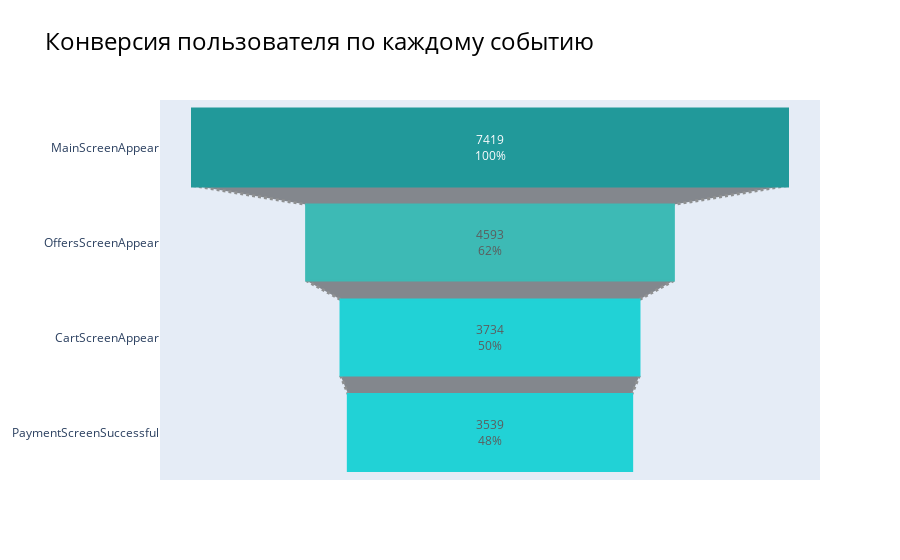

Write notebook code for a chart like this one.
### Code cell
#Строим диаграмму воронки
fig = go.Figure(go.Funnel(
    y = table['event_name'],
    x = table['user_id'],
    textposition = "inside",
    textinfo = "value+percent initial",
    opacity = 0.85, marker = {"color": ["#008B8B", "#20B2AA", "#00CED1", "#00CED1", "#B0E0E6"],
    "line": {"width": [4, 2, 2, 3, 1, 1], "color": ["#008B8B", "#20B2AA", "#00CED1", "#00CED1", "#B0E0E6"]}},
    connector = {"line": {"color": "#808080", "dash": "dot", "width": 3}})
    )
fig.update_layout(title=dict(text='Конверсия пользователя по каждому событию', 
                             font=dict(size=24, color='black')))
fig.show()

### Figure 1 — Plotly figure (JSON) as saved in the notebook; plotly's stock layout.template omitted (floating-point values rounded to 4 significant figures)
{"data": [{"connector": {"line": {"color": "#808080", "dash": "dot", "width": 3}}, "marker": {"color": ["#008B8B", "#20B2AA", "#00CED1", "#00CED1", "#B0E0E6"], "line": {"color": ["#008B8B", "#20B2AA", "#00CED1", "#00CED1", "#B0E0E6"], "width": [4, 2, 2, 3, 1, 1]}}, "opacity": 0.85, "textinfo": "value+percent initial", "textposition": "inside", "type": "funnel", "x": [7419, 4593, 3734, 3539], "y": ["MainScreenAppear", "OffersScreenAppear", "CartScreenAppear", "PaymentScreenSuccessful"]}], "layout": {"autosize": true, "title": {"font": {"color": "black", "size": 24}, "text": "Конверсия пользователя по каждому событию"}, "xaxis": {"autorange": true, "range": [-4122.0, 4122.0], "type": "linear"}, "yaxis": {"autorange": true, "range": [3.5, -0.5], "type": "category"}}}
